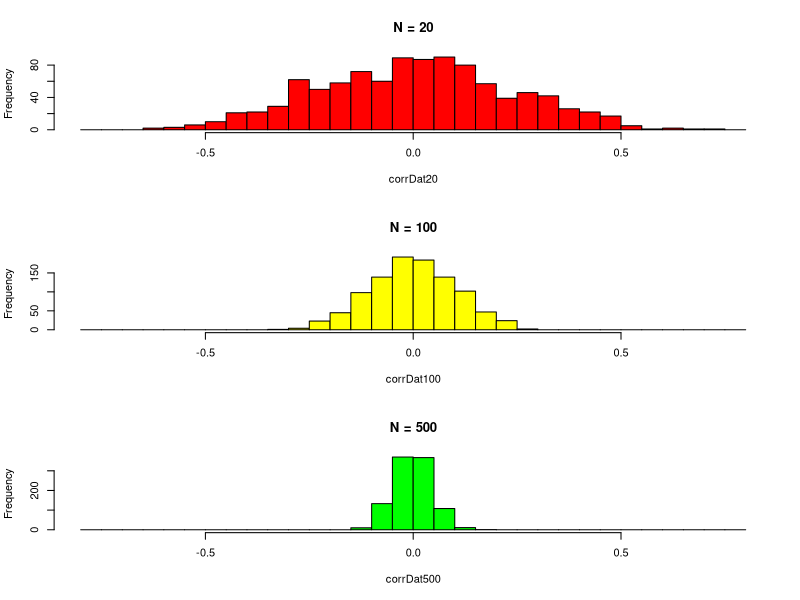

Source code (R): (Note: this script raises an error after producing the figure.)
##HW3 - Sampling Distributions


#keep packages quiet!
shhh = function(...) {
  suppressPackageStartupMessages(base::library(...))
}

#create a function
corrDat = NULL

#create a function
samp_distFunc = function(n_size = NULL){
    shhh(psych)
    
    corrDat = NULL
    
    for (i in 1:1000){        
        if (is.double(n_size) == T){
            x <- rnorm(mean = 0, sd = 1, n = n_size)
            y <- rnorm(mean = 0, sd = 1, n = n_size)
        } else {
            stop("Not a number!")
        }
        
        dat = data.frame(x, y)
        r = with(dat, cor(x, y))
        
        corrDat = matrix(append(corrDat, r))
        #colnames(corrDat) <- "corrs"
    }
    return(corrDat)
}

#create separate dfs
corrDat20 = samp_distFunc(n_size = 20)
corrDat100 = samp_distFunc(n_size = 100)
corrDat500 = samp_distFunc(n_size = 500)

#combind all corr dfs
corrDatdf = cbind.data.frame(corrDat20, corrDat100, corrDat500)

#grid parameters
par(mfrow = c(3, 1))

#histograms
hist(corrDat20, main = "N = 20", breaks = seq(-.8, .8, .05), col = "red")
hist(corrDat100, main = "N = 100", breaks = seq(-.8, .8, .05), col = "yellow")
hist(corrDat500, main = "N = 500", breaks = seq(-.8, .8, .05), col = "green")

#one liner - not as pretty!
#lapply(list(corrDat20, corrDat100, corrDat500), hist)[1]["histogram"]

shhh(tidyverse)
shhh(eeptools) #used for percent symbols

table1 = data.frame(x = rep(seq(.1, .5, by = .2), 3), 
                    y = rep(c(20, 100, 500), each = 3), 
                    z = rep(NA, 9))

#fill in the z column with appropriate values
table1[1, 3] = nrow(dplyr::filter(data.frame(corrDat20), corrDat20 > .1)) / 1000 * 100
table1[2, 3] = nrow(dplyr::filter(data.frame(corrDat20), corrDat20 > .3)) / 1000 * 100
table1[3, 3] = nrow(dplyr::filter(data.frame(corrDat20), corrDat20 > .5)) / 1000 * 100
table1[4, 3] = nrow(dplyr::filter(data.frame(corrDat100), corrDat100 > .1)) / 1000 * 100
table1[5, 3] = nrow(dplyr::filter(data.frame(corrDat100), corrDat100 > .3)) / 1000 * 100
table1[6, 3] = nrow(dplyr::filter(data.frame(corrDat100), corrDat100 > .5)) / 1000 * 100
table1[7, 3] = nrow(dplyr::filter(data.frame(corrDat500), corrDat500 > .1)) / 1000 * 100
table1[8, 3] = nrow(dplyr::filter(data.frame(corrDat500), corrDat500 > .3)) / 1000 * 100
table1[9, 3] = nrow(dplyr::filter(data.frame(corrDat500), corrDat500 > .5)) / 1000 * 100

table1 %>%
    mutate(z = as.character(z), 
           z = paste(z, "%", sep = "")) %>%
    rename("Corrs >" = x, "Sample size" = y, "% of sample" = z)

#descriptive stats
desc_stats = lapply(list(corrDat20, corrDat100, corrDat500), describe)
#desc_stats

table2 = data.frame("Sample_size" = c(20, 100, 500), 
                    "Mean_1000_corrs" = c(mean(corrDat20), mean(corrDat100), 
                                          mean(corrDat500)), 
                    "SD_1000_corrs" = c(sd(corrDat20), sd(corrDat100), sd(corrDat500))
                   )
round(table2, 4)

#Note:* Everyone in class will get different (but similar) answers given that we are all using different random numbers. 